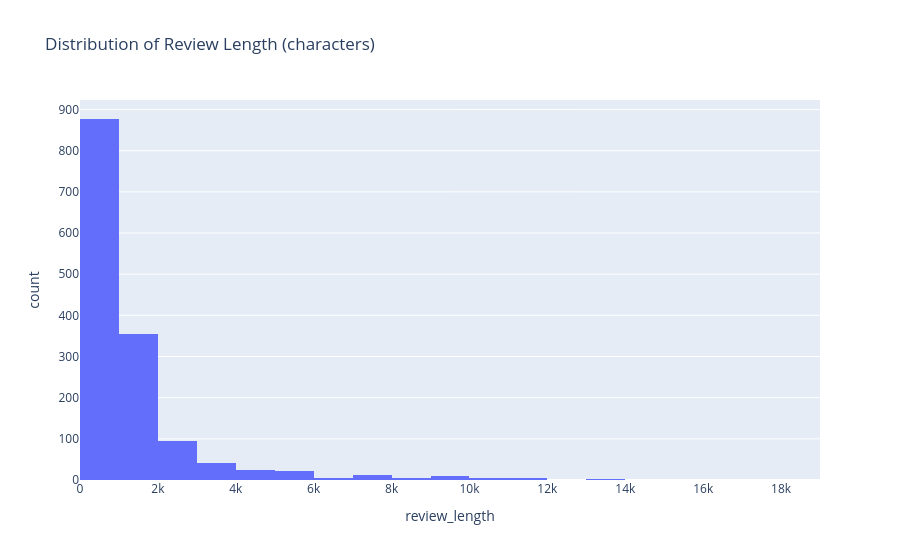

Write notebook code for a chart like this one.
### Markdown cell above
**Interpretation:** note which categories dominate the catalog and which are thin — a thin category (only a handful of products) will produce an unreliable-looking box plot later in the bivariate section, since a few products can't represent a "typical" price range for that category.

### 5c. Text column — review content (univariate on the text data)

### Code cell
txt_df['review_length'] = txt_df['review_content'].astype(str).apply(len)

fig = px.histogram(txt_df, x='review_length', nbins=30,
                    title='Distribution of Review Length (characters)')
fig.show()

### Figure 1 — Plotly figure (JSON) as saved in the notebook; plotly's stock layout.template omitted (floating-point values rounded to 4 significant figures; data arrays with more than 128 entries replaced by an {"elided": "..."} marker saying what was removed)
{"data": [{"bingroup": "x", "hovertemplate": "review_length=%{x}<br>count=%{y}<extra></extra>", "legendgroup": "", "marker": {"color": "#636efa", "pattern": {"shape": ""}}, "name": "", "nbinsx": 30, "orientation": "v", "showlegend": false, "type": "histogram", "x": {"elided": "1462 int values"}, "xaxis": "x", "yaxis": "y"}], "layout": {"barmode": "relative", "legend": {"tracegroupgap": 0}, "title": {"text": "Distribution of Review Length (characters)"}, "xaxis": {"anchor": "y", "domain": [0, 1], "title": {"text": "review_length"}}, "yaxis": {"anchor": "x", "domain": [0, 1], "title": {"text": "count"}}}}
